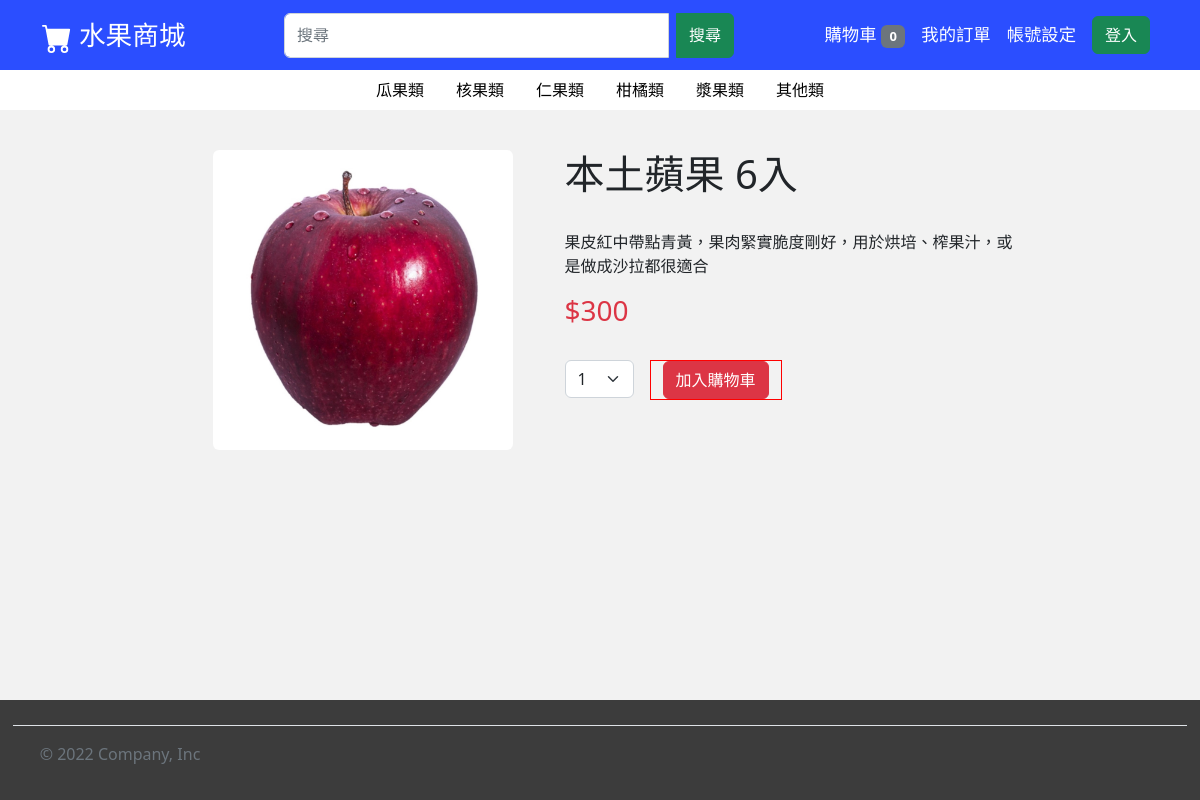
Screenshot of /html/register.php?num=1 with the database file from the repository.
### tables this page shows
CREATE TABLE `products` (
  `pID` varchar(20) NOT NULL,
  `pType` varchar(15) NOT NULL,
  `pName` varchar(20) NOT NULL,
  `pPrice` int(10) NOT NULL,
  `pQuantity` int(10) NOT NULL,
  `pImage` varchar(100) NOT NULL,
  `pIntroduce` varchar(100) NOT NULL,
  `pSales_volume` int(10) NOT NULL
);

### html/dbtools.inc.php (called while the page is built, shortened)
<?php
  function execute_sql($database, $sql, $link)
  {
    $result = mysql_query($sql, $link);
    return $result;
  }
?>

### html/register.php (the view, shortened to what this page needs)
<!DOCTYPE html>
<html lang="zh-Hant">
<head>
    <link href="https://cdn.jsdelivr.net/npm/bootstrap@5.2.2/dist/css/bootstrap.min.css" rel="stylesheet"
>
    <link rel="stylesheet" type="text/css" href="../css/all_Web.css">
</head>
<body>
<div id="wrapper">
    <nav class="navbar navbar-dark navbar-expand-lg sticky-top">
        <div class="container">
            <a style="font-size: 20pt" class="navbar-brand" href="../html/home.php">
                水果商城
            </a>
            <div class="collapse navbar-collapse" id="navbarSupportedContent">
                <form style="width:450px" class="input-group mx-auto" id="Search" role="search" method="get" action="Inquire.php">
                    <input name="search" class="form-control me-2" type="search" placeholder="搜尋">
                    <button class="btn btn-success" type="submit">搜尋</button>
                </form>
                <ul class="navbar-nav align-items-center">
                    <li class="nav-item">
                        <a class="nav-link active" aria-current="page" href="../html/shopping_cart.php">
                            購物車
<?php
                        if(!empty($_SESSION['userID']))
                        {
                            require_once("dbtools.inc.php");
                            $link=create_connection();
                            $sql="call select_shappingCarNum(" . $_SESSION['userID'] . ")";
                            $result=execute_sql("shoppingdb", $sql, $link);
                            $car_num = mysql_fetch_row($result)[0];
                            if($car_num > 0)
                                echo "<span class=\"badge bg-danger\">$car_num</span>";
                            else
                                echo "<span class=\"badge bg-secondary\">0</span>";
                            mysql_close($link);
                        }
                        else
                            echo "<span class=\"badge bg-secondary\">0</span>";
?>
                        </a>
                    </li>
                    <li class="nav-item">
                        <a class="nav-link active" href="../html/order.php">我的訂單</a>
                    </li>
                    <li class="nav-item dropdown">
                        <a class="nav-link active" href="../html/account.php">帳號設定</a>
                    </li>
                    <li class="nav-item">
<?php
                    if(!empty($_SESSION['userName']) && !empty($_SESSION['userID']))
                    {
                        echo "
                        <form method=\"post\">
                            <button name=\"distory\" value=\"distory\" type=\"submit\" class=\"btn btn-success\">登出</button>
                        </from>";
                        if(!empty($_POST['distory'])) {
                            session_destroy();
                            echo "<script> location.replace(\"home.php\"); </script>";
                        }
                    }
                    else
                    {
                        echo "<a class=\"nav-link\" href=\"../html/login.php\"><button type=\"button\"
                                class=\"btn btn-success\">登入</button></a>";
                    }
?>
                    </li>
                </ul>
            </div>
        </div>
    </nav>
    <header>
        <ul class="nav justify-content-center">
            <li class="nav-item">
                <a class="nav-link" href="../html/Inquire.php?search=melon">瓜果類</a>
            </li>
            <li class="nav-item">
                <a class="nav-link" href="../html/Inquire.php?search=drupe">核果類</a>
            </li>
            <li class="nav-item">
                <a class="nav-link" href="../html/Inquire.php?search=pome_fruit">仁果類</a>
            </li>
            <li class="nav-item">
                <a class="nav-link" href="../html/Inquire.php?search=tangerine">柑橘類</a>
            </li>
            <li class="nav-item">
                <a class="nav-link" href="../html/Inquire.php?search=berry">漿果類</a>
            </li>
            <li class="nav-item">
                <a class="nav-link" href="../html/Inquire.php?search=other">其他類</a>
            </li>
        </ul>
    </header>
    <div style="margin-top: 30pt;" class="container">
        <div class="row justify-content-md-center">
            <?php
            if(!empty($_GET["num"]))
            {
                $ID = $_GET["num"];
                require_once("dbtools.inc.php");
                $link=create_connection();
                $sql="call browse_products($ID)";
                $result=execute_sql("shoppingdb", $sql, $link);
                $row = mysql_fetch_row($result);
                $q_num = number_format($row[4]);
                if($q_num>10)
                {
                    $q_num = 10;
                }
                echo "<div class=\"col-md-4\">
                    <img style=\"width: 300px;\" src=\"" . $row[0] . "\" class=\"rounded mx-auto d-block\" alt=\"...\">
                    </div>
                    <div class=\"col-md-5\">
                    <h1 style=\"word-wrap:break-word\">" . $row[1] . "</h1>
                    <br>
                    <p style=\"word-wrap:break-word;\" class=\"col-md\">
                        " . $row[2] . "
                    </p>
                    <h3 class=\"text-danger\">$" . $row[3] . "</h3>
                    <br>
                    <form method=\"post\" action=\"\">
                    <div class=\"row\">
                        <div class=\"col-auto\">
                            <select name=\"pNum\" class=\"form-select\" aria-label=\"Default select example\">";
                                for($v=1;$v<=$q_num;$v++)
                                {
                                    echo "<option value=\"$v\">" . $v . "</option>";
                                }
                            echo "</select>
                        </div>
                        <div style=\"border: 1pt solid red; margin-left: 3pt;\" class=\"col-auto\">";
                        if($row[4]>=1)
                            echo"<button id=\"Add\" type=\"submit\" class=\"btn btn-danger\">加入購物車</button>";
                        else
                            echo"<button type=\"submit\" class=\"btn btn-danger\" disabled>加入購物車</button>";
                        echo"</div>
                    </div>
                    </from>
                </div>";
            }
            ?>
        </div>
    </div>
</div>
        <div id="footer" class="container-fluid">
        <footer class="d-flex flex-wrap justify-content-between
                align-items-center py-3 my-4 border-top">
            <div class="col-md-4 d-flex align-items-center">
                <span style="margin-left: 20pt;" class="mb-3 mb-md-0 text-muted">&copy; 2022
                    Company, Inc</span>
            </div>
        </footer>
    </div>
</body>
</html>

### css/all_Web.css (style rules this page uses)
html, body { height: 100%; margin: 0; }
body { background-color: rgb(242, 242, 242); }
nav { font-size: 13pt; background-color: rgb(43, 78, 255); }
header { background-color: rgb(255, 255, 255); }
.nav-link { color: rgb(0, 0, 0); }
#Search { height: 45px; }
#wrapper { min-height: calc(100% - 130px); }
#footer { margin-top: 30px; height: 100px; border: 1pt solid rgb(60, 60, 60); background-color: rgb(60, 60, 60); }

### rows the page displays
products: pImage (picture), pName "本土蘋果 6入", pIntroduce "果皮紅中帶點青黃，果肉緊實脆度剛好，用於烘培、榨果汁，或是做成沙拉都很適合", pPrice "300"

### other values shown
form field pNum "1"
